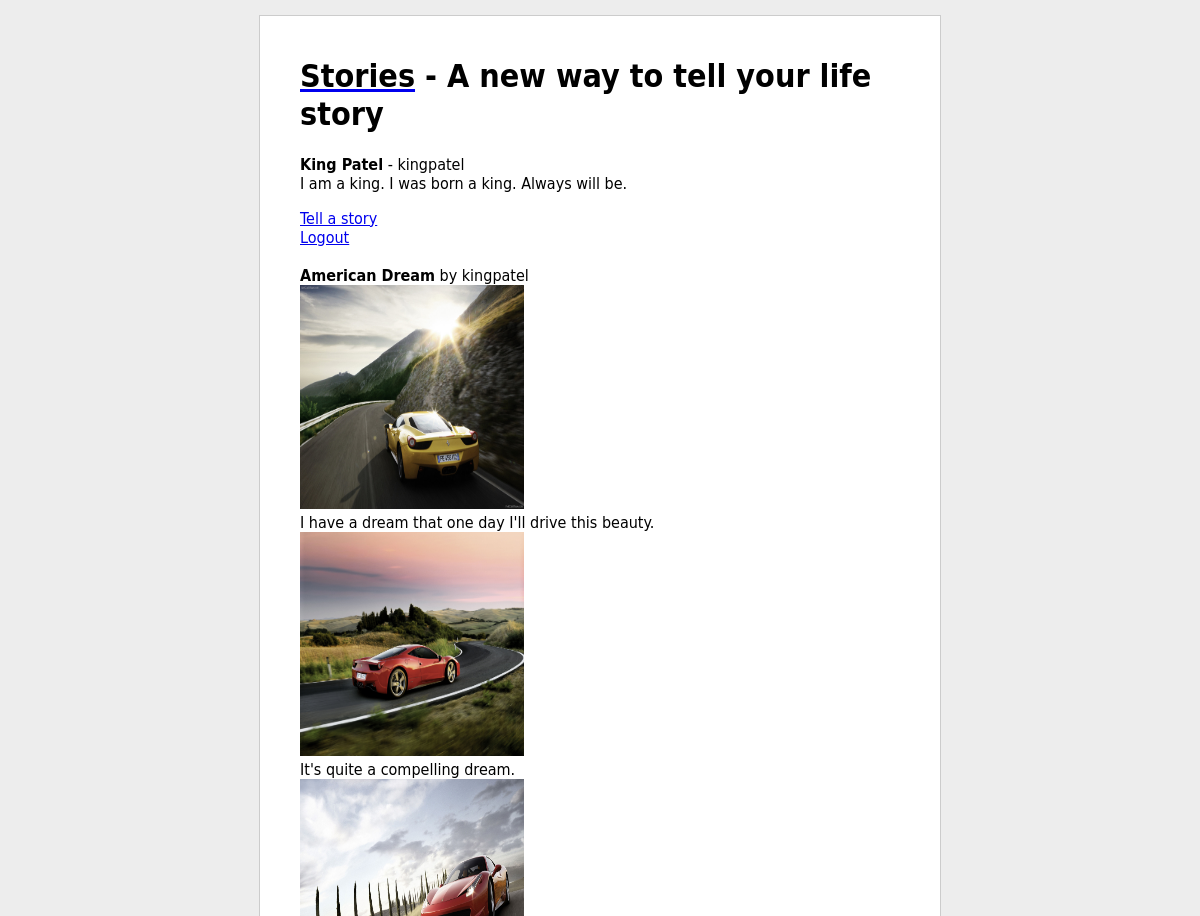
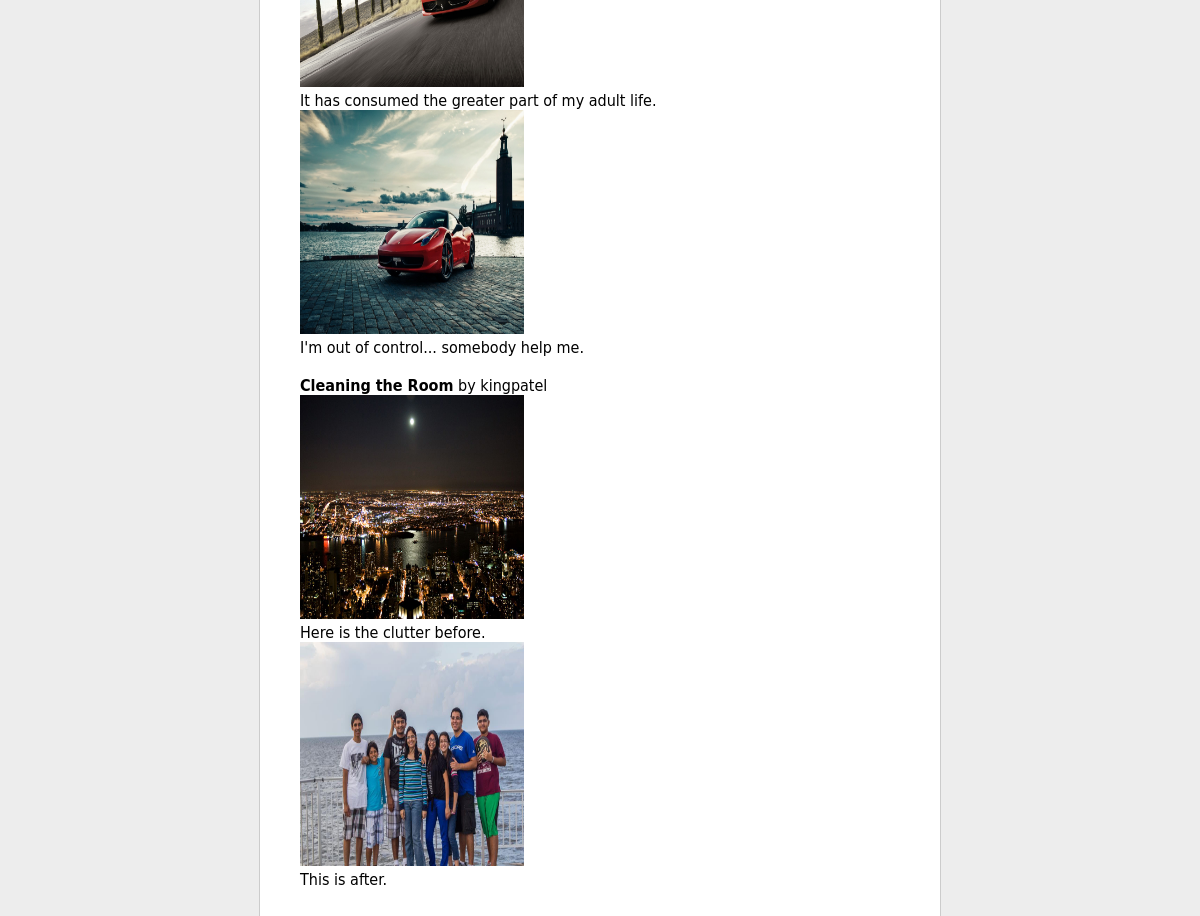
Page /storiesapp/home/ (signed in) on the committed database (2 pictures, top to bottom).
### storiesapp/models.py (models this page shows, shortened)
class Profile(models.Model):
	user = models.OneToOneField(User)
	bio = models.CharField(max_length=200, blank=True)

class Story(models.Model):
	user = models.ForeignKey(User)
	title = models.CharField(max_length=200)
	pub_date = models.DateTimeField("date published")

class Photo(models.Model):
	story = models.ForeignKey(Story)
	picture = models.ImageField(upload_to='pictures')
	position = models.IntegerField(default=0)
	caption = models.CharField(max_length=200)
	pub_date = models.DateTimeField("date published")

### storiesapp/views.py (the view)
@login_required
def home(request):
	context = RequestContext(request)
	story_list = Story.objects.filter(user=request.user)
	photos_list = Photo.objects.filter(story__in=story_list)
	context_dict = {'stories': story_list, 'photos': photos_list}
	return render_to_response("storiesapp/home.html", context_dict, context)

### templates/storiesapp/home.html (shortened to what this page needs)
{% load staticfiles %}
<!DOCTYPE html PUBLIC "-//W3C//DTD XHTML 1.0 Strict//EN" "http://www.w3.org/TR/xhtml1/DTD/xhtml1-strict.dtd">
<html xmlns="http://www.w3.org/1999/xhtml">
	<head>
		<link href="{% static "css/main.css" %}" rel='stylesheet' type='text/css'>
		</head>
	<body>
		<h1><a href='/storiesapp/home/'><font color='black'>Stories</font></a> - A new way to tell your life story</h1>
		<p><strong>{{ user.first_name }} {{ user.last_name }}</strong> - {{ user.username }}<br>
		{{ user.profile.bio }} </p>
		<a href='/storiesapp/add_story'>Tell a story</a><br />
		<a href='/storiesapp/logout/'>Logout</a><br /><br />
		{% if stories %}
			{% for story in stories %}
				<div class='story'>
					<b>{{ story.title }}</b> by {{ story.user.username }}<br>
					{% for photo in photos %}
						{% if photo.story_id == story.id %}
							<img style='width: 224px; height: 224px;' src="{{ MEDIA_URL }}{{ photo.picture }}"><br>
							{{ photo.caption }}<br>
						{% endif %}
					{% endfor %}
				</div><br>
			{% endfor %}
		{% else %}
			<font>You haven't told any stories yet.</font>
		{% endif %}
	</body>
</html>

### static/css/main.css (style rules this page uses)
html { background-color: #ededed; }
body { font-family: Frutiger, "Frutiger Linotype", Univers, Calibri, "Gill Sans", "Gill Sans MT", "Myriad Pro", Myriad, "DejaVu Sans Condensed", "Liberation Sans", "Nimbus Sans L", Tahoma, Geneva, "Helvetica Neue", Helvetica, Arial, sans-serif; width: 600px; padding: 20px 40px 40px; margin: 0 auto; margin-top: 15px; border: 1px solid #ccc; background-color: #fff; }
h1 { color: #000; }

### rows in the picture
Story: title "American Dream", user.username "kingpatel"
Photo: picture (picture), caption "I have a dream that one day I'll drive this beauty."
Photo: picture (picture), caption "It's quite a compelling dream."
Photo: picture (picture), caption "It has consumed the greater part of my adult life."
Photo: picture (picture), caption "I'm out of control... somebody help me."
Story: title "Cleaning the Room", user.username "kingpatel"
Photo: picture (picture), caption "Here is the clutter before."
Photo: picture (picture), caption "This is after."

### other values in the picture
{{ user.first_name }} "King"
{{ user.last_name }} "Patel"
{{ user.username }} "kingpatel"
{{ user.profile.bio }} "I am a king. I was born a king. Always will be."
